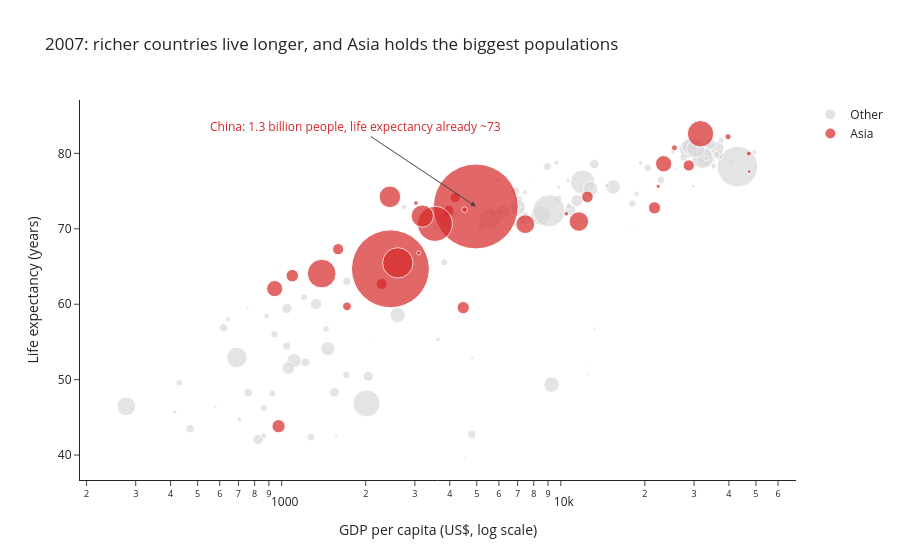

Write notebook code for a chart like this one.
### Markdown cell above
## Task 2 — Bubble chart: tell a story

**What to build:** A bubble chart (full 2007 dataset, all countries) where:
- x = GDP per capita (log scale)
- y = life expectancy
- size = population
- colour = ONE continent highlighted (your choice), all others grey
- At least one annotation explaining the highlighted group's story

> This is the grey-and-highlight technique applied to a bubble chart.

### Code cell
# Task 2
import numpy as np                   # needed for log10 in the annotation

# STEP 1: only the 2007 data, all countries.
d = df.loc[df['year'] == 2007].copy()

# STEP 2: make a simple label: "Asia" or "Other".
d['group'] = np.where(d['continent'] == 'Asia', 'Asia', 'Other')

# STEP 3: sort so the grey "Other" bubbles are drawn FIRST and Asia last.
d = d.sort_values('group', key=lambda s: s == 'Asia')

# STEP 4: the bubble chart.
fig = px.scatter(
    d,
    x='gdpPercap',                   
    y='lifeExp',                     
    size='pop',                      
    color='group',                   
    color_discrete_map={'Asia': '#d62728',    
                        'Other': '#D9D9D9'},  
    log_x=True,                      
    size_max=60,                     
    hover_name='country',            
    title='2007: richer countries live longer, and Asia holds the biggest populations',
    labels={'gdpPercap': 'GDP per capita (US$, log scale)',
            'lifeExp': 'Life expectancy (years)'},
)

# STEP 5: the annotation, which tells the story of the highlighted group.
china = d.loc[d['country'] == 'China'].iloc[0]    

fig.add_annotation(
    x=np.log10(china['gdpPercap']),  
    y=china['lifeExp'],              
    text='China: 1.3 billion people, life expectancy already ~73',
    showarrow=True,                  
    arrowhead=2,
    ax=-120, ay=-80,                 
    font=dict(color='#d62728', size=12),
)

fig.update_layout(template='simple_white', legend_title_text='')
fig.show()

### Figure 1 — Plotly figure (JSON) as saved in the notebook; plotly's stock layout.template omitted (floating-point values rounded to 4 significant figures)
{"data": [{"hovertemplate": "<b>%{hovertext}</b><br><br>group=Other<br>GDP per capita (US$, log scale)=%{x}<br>Life expectancy (years)=%{y}<br>pop=%{marker.size}<extra></extra>", "hovertext": ["Zimbabwe", "Montenegro", "Switzerland", "Mexico", "Mauritius", "Mauritania", "Mali", "Malawi", "Madagascar", "Libya", "Liberia", "Lesotho", "Morocco", "Tanzania", "Kenya", "Togo", "Trinidad and Tobago", "Jamaica", "Italy", "Tunisia", "Ireland", "Turkey", "Uganda", "United Kingdom", "United States", "Zambia", "Slovak Republic", "Mozambique", "Namibia", "Somalia", "Sierra Leone", "Serbia", "Senegal", "South Africa", "Sao Tome and Principe", "Rwanda", "Romania", "Reunion", "Puerto Rico", "Portugal", "Sweden", "Poland", "Peru", "Paraguay", "Panama", "Sudan", "Norway", "Nigeria", "Niger", "Nicaragua", "New Zealand", "Netherlands", "Swaziland", "Spain", "Hungary", "Iceland", "Honduras", "Congo, Dem. Rep.", "Comoros", "Colombia", "Venezuela", "Chile", "Chad", "Central African Republic", "Canada", "Cameroon", "Burundi", "Burkina Faso", "Uruguay", "Bulgaria", "Botswana", "Bosnia and Herzegovina", "Bolivia", "Benin", "Belgium", "Austria", "Australia", "Argentina", "Angola", "Algeria", "Albania", "Brazil", "Costa Rica", "Congo, Rep.", "Croatia", "Haiti", "Guinea-Bissau", "Guinea", "Guatemala", "Greece", "Ghana", "Germany", "Gambia", "Gabon", "France", "Finland", "Ethiopia", "Cote d'Ivoire", "Slovenia", "Equatorial Guinea", "Cuba", "Czech Republic", "El Salvador", "Egypt", "Ecuador", "Denmark", "Eritrea", "Dominican Republic", "Djibouti"], "legendgroup": "Other", "marker": {"color": "#D9D9D9", "size": [12311143, 684736, 7554661, 108700891, 1250882, 3270065, 12031795, 13327079, 19167654, 6036914, 3193942, 2012649, 33757175, 38139640, 35610177, 5701579, 1056608, 2780132, 58147733, 10276158, 4109086, 71158647, 29170398, 60776238, 301139947, 11746035, 5447502, 19951656, 2055080, 9118773, 6144562, 10150265, 12267493, 43997828, 199579, 8860588, 22276056, 798094, 3942491, 10642836, 9031088, 38518241, 28674757, 6667147, 3242173, 42292929, 4627926, 135031164, 12894865, 5675356, 4115771, 16570613, 1133066, 40448191, 9956108, 301931, 7483763, 64606759, 710960, 44227550, 26084662, 16284741, 10238807, 4369038, 33390141, 17696293, 8390505, 14326203, 3447496, 7322858, 1639131, 4552198, 9119152, 8078314, 10392226, 8199783, 20434176, 40301927, 12420476, 33333216, 3600523, 190010647, 4133884, 3800610, 4493312, 8502814, 1472041, 9947814, 12572928, 10706290, 22873338, 82400996, 1688359, 1454867, 61083916, 5238460, 76511887, 18013409, 2009245, 551201, 11416987, 10228744, 6939688, 80264543, 13755680, 5468120, 4906585, 9319622, 496374], "sizemode": "area", "sizeref": 366300.0, "symbol": "circle"}, "mode": "markers", "name": "Other", "orientation": "v", "showlegend": true, "type": "scatter", "x": [469.7, 9254.0, 37510.0, 11980.0, 10960.0, 1803.0, 1043.0, 759.3, 1045.0, 12060.0, 414.5, 1569.0, 3820.0, 1107.0, 1463.0, 883.0, 18010.0, 7321.0, 28570.0, 7093.0, 40680.0, 8458.0, 1056.0, 33200.0, 42950.0, 1271.0, 18680.0, 823.7, 4811.0, 926.1, 862.5, 9787.0, 1712.0, 9270.0, 1598.0, 863.1, 10810.0, 7670.0, 19330.0, 20510.0, 33860.0, 15390.0, 7409.0, 4173.0, 9809.0, 2602.0, 49360.0, 2014.0, 619.7, 2749.0, 25190.0, 36800.0, 4513.0, 28820.0, 18010.0, 36180.0, 3548.0, 277.6, 986.1, 7007.0, 11420.0, 13170.0, 1704.0, 706.0, 36320.0, 2042.0, 430.1, 1217.0, 10610.0, 10680.0, 12570.0, 7446.0, 3822.0, 1441.0, 33690.0, 36130.0, 34440.0, 12780.0, 4797.0, 6223.0, 5937.0, 9066.0, 9645.0, 3633.0, 14620.0, 1202.0, 579.2, 942.7, 5186.0, 27540.0, 1328.0, 32170.0, 752.7, 13210.0, 30470.0, 33210.0, 690.8, 1545.0, 25770.0, 12150.0, 8948.0, 22830.0, 5728.0, 5581.0, 6873.0, 35280.0, 641.4, 6025.0, 2082.0], "xaxis": "x", "y": [43.49, 74.54, 81.7, 76.19, 72.8, 64.16, 54.47, 48.3, 59.44, 73.95, 45.68, 42.59, 71.16, 52.52, 54.11, 58.42, 69.82, 72.57, 80.55, 73.92, 78.89, 71.78, 51.54, 79.42, 78.24, 42.38, 74.66, 42.08, 52.91, 48.16, 42.57, 74.0, 63.06, 49.34, 65.53, 46.24, 72.48, 76.44, 78.75, 78.1, 80.88, 75.56, 71.42, 71.75, 75.54, 58.56, 80.2, 46.86, 56.87, 72.9, 80.2, 79.76, 39.61, 80.94, 73.34, 81.76, 70.2, 46.46, 65.15, 72.89, 73.75, 78.55, 50.65, 44.74, 80.65, 50.43, 49.58, 52.3, 76.38, 73.0, 50.73, 74.85, 65.55, 56.73, 79.44, 79.83, 81.23, 75.32, 42.73, 72.3, 76.42, 72.39, 78.78, 55.32, 75.75, 60.92, 46.39, 56.01, 70.26, 79.48, 60.02, 79.41, 59.45, 56.73, 80.66, 79.31, 52.95, 48.33, 77.93, 51.58, 78.27, 76.49, 71.88, 71.34, 74.99, 78.33, 58.04, 72.23, 54.79], "yaxis": "y"}, {"hovertemplate": "<b>%{hovertext}</b><br><br>group=Asia<br>GDP per capita (US$, log scale)=%{x}<br>Life expectancy (years)=%{y}<br>pop=%{marker.size}<extra></extra>", "hovertext": ["Sri Lanka", "Yemen, Rep.", "West Bank and Gaza", "Taiwan", "Vietnam", "Syria", "Thailand", "Afghanistan", "Saudi Arabia", "Bahrain", "Bangladesh", "Cambodia", "China", "Hong Kong, China", "India", "Indonesia", "Iran", "Iraq", "Israel", "Singapore", "Japan", "Korea, Dem. Rep.", "Kuwait", "Lebanon", "Malaysia", "Mongolia", "Myanmar", "Nepal", "Oman", "Pakistan", "Philippines", "Jordan", "Korea, Rep."], "legendgroup": "Asia", "marker": {"color": "#d62728", "size": [20378239, 22211743, 4018332, 23174294, 85262356, 19314747, 65068149, 31889923, 27601038, 708573, 150448339, 14131858, 1318683096, 6980412, 1110396331, 223547000, 69453570, 27499638, 6426679, 4553009, 127467972, 23301725, 2505559, 3921278, 24821286, 2874127, 47761980, 28901790, 3204897, 169270617, 91077287, 6053193, 49044790], "sizemode": "area", "sizeref": 366300.0, "symbol": "circle"}, "mode": "markers", "name": "Asia", "orientation": "v", "showlegend": true, "type": "scatter", "x": [3970.0, 2281.0, 3025.0, 28720.0, 2442.0, 4185.0, 7458.0, 974.6, 21650.0, 29800.0, 1391.0, 1714.0, 4959.0, 39720.0, 2452.0, 3541.0, 11610.0, 4471.0, 25520.0, 47140.0, 31660.0, 1593.0, 47310.0, 10460.0, 12450.0, 3096.0, 944.0, 1091.0, 22320.0, 2606.0, 3190.0, 4519.0, 23350.0], "xaxis": "x", "y": [72.4, 62.7, 73.42, 78.4, 74.25, 74.14, 70.62, 43.83, 72.78, 75.64, 64.06, 59.72, 72.96, 82.21, 64.7, 70.65, 70.96, 59.55, 80.75, 79.97, 82.6, 67.3, 77.59, 71.99, 74.24, 66.8, 62.07, 63.78, 75.64, 65.48, 71.69, 72.53, 78.62], "yaxis": "y"}], "layout": {"annotations": [{"arrowhead": 2, "ax": -120, "ay": -80, "font": {"color": "#d62728", "size": 12}, "showarrow": true, "text": "China: 1.3 billion people, life expectancy already ~73", "x": 3.695, "y": 72.96}], "legend": {"itemsizing": "constant", "title": {"text": ""}, "tracegroupgap": 0}, "title": {"text": "2007: richer countries live longer, and Asia holds the biggest populations"}, "xaxis": {"anchor": "y", "domain": [0, 1], "title": {"text": "GDP per capita (US$, log scale)"}, "type": "log"}, "yaxis": {"anchor": "x", "domain": [0, 1], "title": {"text": "Life expectancy (years)"}}}}
